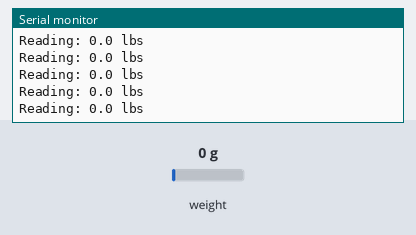
The sketch below on a simulated Arduino Uno, built with avr-gcc and run on an emulated ATmega328P. Shown: the last lines printed to the serial monitor. The test bench sets the inputs (shaded band); at power-on: weight on the scale 0 g.

Above: at 2.2 s.
2.3 s: weight on the scale set to 100 g
At 2.32 s:
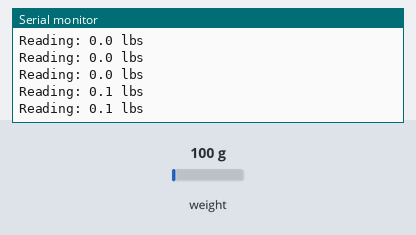
5.3 s: weight on the scale set to 1250 g
At 5.34 s:
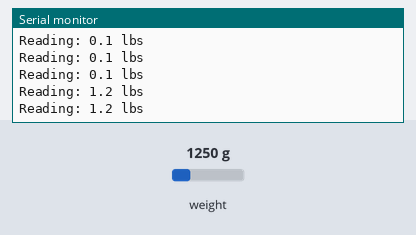
Timing chart, 0 to 8.3 s (numbered marks = the images above; inputs shaded):
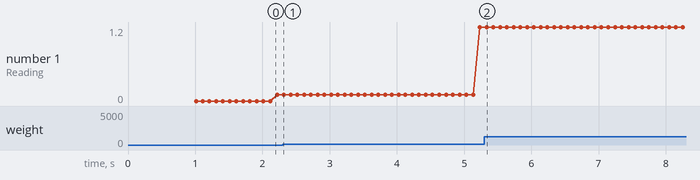

The sketch:

WiringTest.ino
```cpp
// (licence header left out)
#include "HX711.h"

#define calibration_factor 97420.00 //This value is obtained using the SparkFun_HX711_Calibration sketch

#define DOUT  3
#define CLK  2

HX711 scale;

void setup() {
  Serial.begin(9600);
  Serial.println("HX711 scale demo");

  scale.begin(DOUT, CLK);
  scale.set_scale(calibration_factor); //This value is obtained by using the SparkFun_HX711_Calibration sketch
  scale.tare(); //Assuming there is no weight on the scale at start up, reset the scale to 0

  Serial.println("Readings:");
}

void loop() {
  Serial.print("Reading: ");
  Serial.print(scale.get_units(), 1); //scale.get_units() returns a float
  Serial.print(" lbs"); //You can change this to kg but you'll need to refactor the calibration_factor
  Serial.println();
}
```

Measured:
- after the input at 2.3 s, the serial monitor: prints a new line at once (image 1)
- after the input at 5.3 s, the serial monitor: prints a new line at once (image 2)
- plotted number 1: 0.1 → 1.2 after the input at 2.3 s
